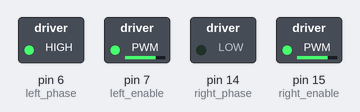
This program was run on a simulated MicroPython board. On the bench: switched loads named in the program (green lamp = pin HIGH).

Above: at 0.05 s.
At 3.0 s:
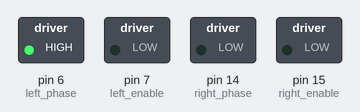
Timing chart, 0 to 3.5 s (numbered marks = the images above):
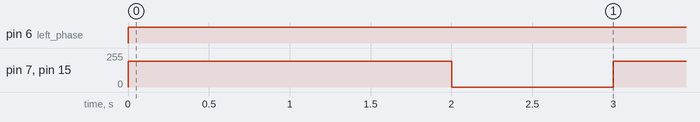

The program:

ChatGptOrgCode1.0.py
```python
from machine import Pin, PWM
import time

# Define motor control pins
# Left Motor
left_phase = Pin(6, Pin.OUT)
left_enable = PWM(Pin(7))
left_enable.freq(1000)  # Set PWM frequency to 1kHz

# Right Motor
right_phase = Pin(14, Pin.OUT)
right_enable = PWM(Pin(15))
right_enable.freq(1000)  # Set PWM frequency to 1kHz

# Function to move forward
def move_forward(speed=50000, duration=2):

    # Set direction: forward
    left_phase.value(1)
    right_phase.value(0)

    # Set speed
    left_enable.duty_u16(speed)
    right_enable.duty_u16(speed)

    # Move for specified duration
    time.sleep(duration)
    # Stop motors
    left_enable.duty_u16(0)
    right_enable.duty_u16(0)

# Function to move backward
def move_backward(speed=50000, duration=2):
    # Set direction: backward
    left_phase.value(1)
    right_phase.value(0)
    # Set speed
    left_enable.duty_u16(speed)
    right_enable.duty_u16(speed)
    # Move for specified duration
    time.sleep(duration)
    # Stop motors
    left_enable.duty_u16(0)
    right_enable.duty_u16(0)

# Main loop
while True:
    move_forward()
    time.sleep(1)
    move_backward()
    time.sleep(1)
```

Measured:
- by itself, pin 6 (left_phase): LOW → HIGH at 0.00 s
- by itself, pin 7 (left_enable), pin 15 (right_enable): alternates 195/255 for 2.0 s and 0/255 for 1.0 s
